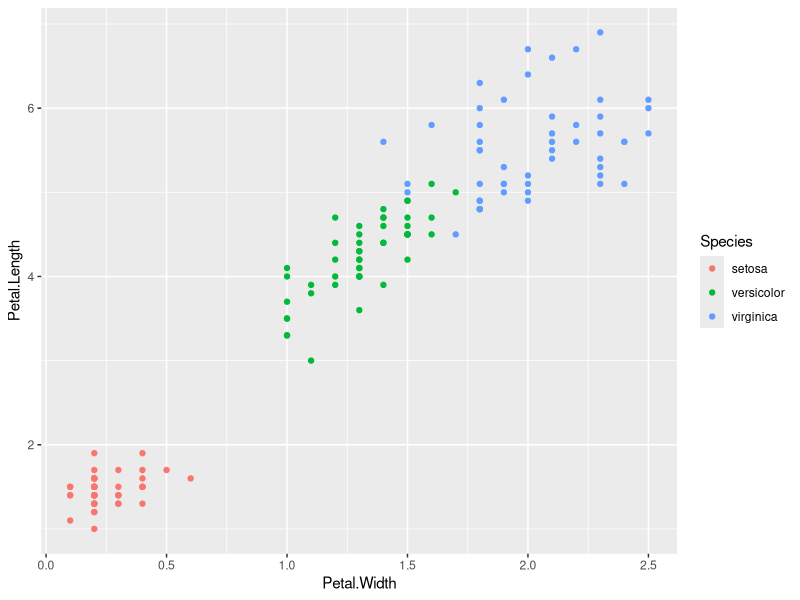
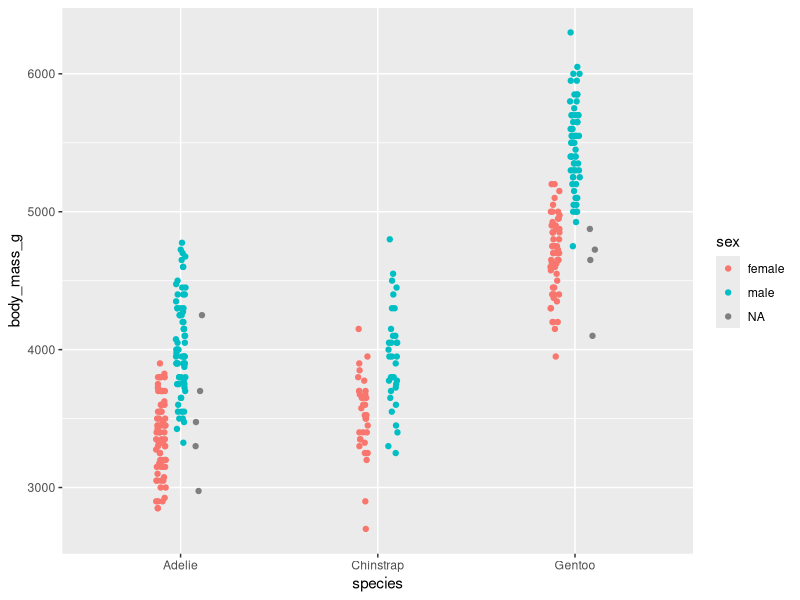

These figures' R source, in order:
# 多重比較の紹介
# 2024-09-25
# Greg Nishihara


# パッケージの読み込み
# github のリンク https://github.com/gnishihara/data-kaiseki-2024

library(tidyverse) # tidyverse
library(lubridate) # 日時データの処理
library(emmeans)   # 多重比較
library(ggtext)    # ggplot にマークダウンを使う

# install.packages("palmerpenguins")

# 3種のアヤメ(Iris setosa, Iris versicolor, Iris virginica)

df1 = iris |> as_tibble()

df1
# 作図して、データを可視化する
ggplot(df1) + 
  geom_point(aes(x = Petal.Width,
                 y = Petal.Length,
                 color = Species))


# 作業仮設：種によって花弁の長さは異なる
# 帰無仮説：種による花弁の長さは等しい（または、同じである）

# t検定を利用
# このとき、すべて種の組み合わせによる違いを検討する
# setosa vs versicolor (t12)
# setosa vs virginica (t13)
# versicolor vs virginica (t23)
# t検定の関数は t.test()

filter(df1, !str_detect(Species, "virginica"))

t12 = t.test(Petal.Length ~ Species,
       data = filter(df1, !str_detect(Species, "virginica")))

t13 = t.test(Petal.Length ~ Species,
             data = filter(df1, !str_detect(Species, "versicolor")))

t23 = t.test(Petal.Length ~ Species,
             data = filter(df1, !str_detect(Species, "setosa")))

t12 # t値 (-39.49), 自由度 (62.14), p値 (<2.2e-16)
t13
t23
# 一つの作業仮設にたいして、t検定を複数回すると、
# 第１種の誤りを起こしやすい。
# ３回比較した場合、第１誤り = (1-(1-0.05)^3)
(1-(1-0.05)^3)


# 数種類の因子の影響を見たいとき、分散分析

m1 = lm(Petal.Length ~ Species, data = df1)
summary.aov(m1) # 一元配置分散分析
emmeans(m1, specs = 'pairwise'~Species) # デフォルトは TukeyHSD 法
emmeans(m1, specs = 'pairwise'~Species, # ボンフェロニー法
        adjust = "bonferroni")

# 二元配置分散分析
# species, island, sex が因子
# bill_length_mm, bill_depth_mm, flipper_length_mm,
# body_mass_g, year
df2 = palmerpenguins::penguins

ggplot(df2) + 
  geom_point(aes(x = species,
                 y = body_mass_g, 
                 color = sex),
             position = position_jitterdodge(jitter.width = 0.1,
                                             dodge.width = 0.3))
